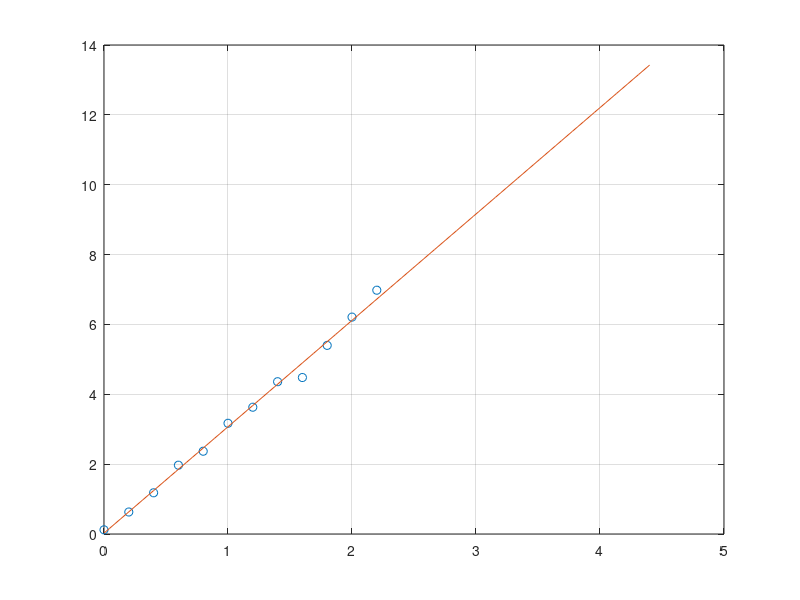

MATLAB code to generate this figure:
format long
Current=[0 0.2 0.4 0.6  0.8 1 1.2 1.4 1.6 1.8 2 2.2];
Frequency=[	0.12	0.63	1.18	1.97	2.37	3.17	3.63	4.36	4.48	5.40	6.21	6.98];

p = polyfit(Current,Frequency,1);
x1 = linspace(0,4.4);
y1 = polyval(p,x1);
figure
plot(Current,Frequency,'o')
hold on
plot(x1,y1)
grid on
s = sprintf('y = (%.1f) x + (%.1f)',p(1),p(2))
p(1)

p(2)
text(2,400,s)
hold off

 wy=[];
 for i=1:length(Current)
     x = (Frequency(i)-(3.045*Current(i)+0.025))^2/(0.16)^2;
     wy = [wy; x];
 end
 
chisquaredvalue=sum(wy)/10;

chisquaredvalue

diffy=[];
 for i=1:length(Current)
     x = abs((Frequency(i)-(3.045*Current(i)+0.025)))^2;
     diffy = [diffy; x];
 end
 sqrt(sum(diffy)/(10))
 
 sum(Current)/12
 
diffx=[];
 for i=1:length(Current)
     x = abs((Current(i)-(2.2)))^2;
     diffx = [diffx; x];
 end
 
 sum(diffx)